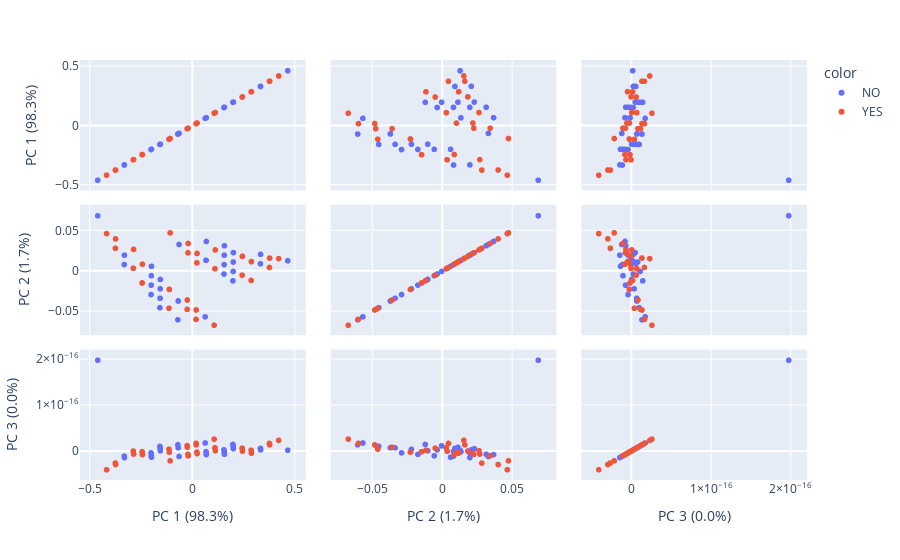

The code cell stored with this chart in its notebook:
### Code cell
if label==1 and visualization==1 and len(feats)>components:

    pca = PCA()
    components = pca.fit_transform(df[features])
    labels = {
        str(i): f"PC {i+1} ({var:.1f}%)"
        for i, var in enumerate(pca.explained_variance_ratio_ * 100)
    }
    fig = px.scatter_matrix(
    components,
    labels=labels,
    dimensions=range(len(features)),
    color=scaled["Label"]
    )
    fig.update_traces(diagonal_visible=True)
    fig.show()

### Figure 1 — Plotly figure (JSON) as saved in the notebook; plotly's stock layout.template omitted (floating-point values rounded to 4 significant figures)
{"data": [{"diagonal": {"visible": true}, "dimensions": [{"axis": {"matches": true}, "label": "PC 1 (98.3%)", "values": [-0.4607, -0.3316, -0.201, -0.1577, -0.3309, -0.2003, -0.157, -0.07005, -0.1996, -0.1563, -0.06864, -0.1989, -0.1556, -0.06864, 0.06299, -0.06441, 0.06723, 0.1548, 0.1985, 0.06723, 0.1555, 0.1992, 0.06864, 0.1562, 0.1999, 0.3326, 0.1569, 0.2006, 0.3333, 0.4657]}, {"axis": {"matches": true}, "label": "PC 2 (1.7%)", "values": [0.0689, 0.008275, -0.02896, -0.04527, 0.01997, -0.01726, -0.03357, -0.06034, -0.005563, -0.02187, -0.03695, 0.006135, -0.01018, -0.03695, -0.05663, 0.03324, 0.01355, -0.003472, -0.01198, 0.01355, 0.008226, -0.000286, 0.03695, 0.01992, 0.01141, 0.009271, 0.03162, 0.02311, 0.02097, 0.01298]}, {"axis": {"matches": true}, "label": "PC 3 (0.0%)", "values": [1.98e-16, -1.079e-17, -3.666e-18, 1.036e-17, -1.395e-17, -6.825e-18, 7.197e-18, 1.38e-17, -9.985e-18, 4.038e-18, 7.476e-18, -1.315e-17, 8.778e-19, 7.476e-18, 1.78e-17, -1.148e-17, -1.156e-18, 2.809e-18, 1.473e-17, -1.156e-18, -3.512e-19, 1.157e-17, -7.476e-18, -3.511e-18, 8.405e-18, 6.046e-18, -6.671e-18, 5.246e-18, 2.886e-18, 2.106e-18]}], "hovertemplate": "color=NO<br>%{xaxis.title.text}=%{x}<br>%{yaxis.title.text}=%{y}<extra></extra>", "legendgroup": "NO", "marker": {"color": "#636efa", "symbol": "circle"}, "name": "NO", "showlegend": true, "type": "splom"}, {"diagonal": {"visible": true}, "dimensions": [{"axis": {"matches": true}, "label": "PC 1 (98.3%)", "values": [-0.4178, -0.3746, -0.2876, -0.2444, -0.3739, -0.2876, -0.2444, -0.1135, -0.2862, -0.243, -0.1121, -0.025, 0.01853, -0.1121, -0.02429, 0.01923, 0.1066, -0.1078, -0.02076, 0.02276, 0.1109, -0.02006, 0.02347, 0.1109, 0.2432, 0.2871, 0.1123, 0.2446, 0.2885, 0.3766, 0.2446, 0.2885, 0.3773, 0.4216]}, {"axis": {"matches": true}, "label": "PC 2 (1.7%)", "values": [0.04674, 0.02848, 0.003662, -0.0146, 0.04018, 0.003662, -0.0146, -0.04598, 0.02706, 0.008798, -0.02259, -0.04741, -0.05982, -0.02259, -0.03571, -0.04812, -0.06709, 0.0476, 0.02278, 0.01037, 0.00309, 0.03447, 0.02206, 0.00309, -0.004899, -0.01146, 0.02649, 0.0185, 0.01193, 0.004659, 0.0185, 0.01193, 0.01636, 0.01564]}, {"axis": {"matches": true}, "label": "PC 3 (0.0%)", "values": [-4.041e-17, -2.586e-17, 7.763e-20, -1.267e-18, -2.902e-17, 7.763e-20, -1.267e-18, 4.273e-18, -6.242e-18, -7.587e-18, -2.047e-18, 1.197e-17, 1.699e-17, -2.047e-18, 8.812e-18, 1.383e-17, 2.627e-17, -2.101e-17, -6.988e-18, -1.965e-18, 7.313e-18, -1.015e-17, -5.125e-18, 7.313e-18, 6.534e-18, 2.029e-18, 9.938e-19, 2.141e-19, -4.291e-18, 1.691e-17, 2.141e-19, -4.291e-18, 1.375e-17, 2.356e-17]}], "hovertemplate": "color=YES<br>%{xaxis.title.text}=%{x}<br>%{yaxis.title.text}=%{y}<extra></extra>", "legendgroup": "YES", "marker": {"color": "#EF553B", "symbol": "circle"}, "name": "YES", "showlegend": true, "type": "splom"}], "layout": {"dragmode": "select", "legend": {"title": {"text": "color"}, "tracegroupgap": 0}, "margin": {"t": 60}}}
